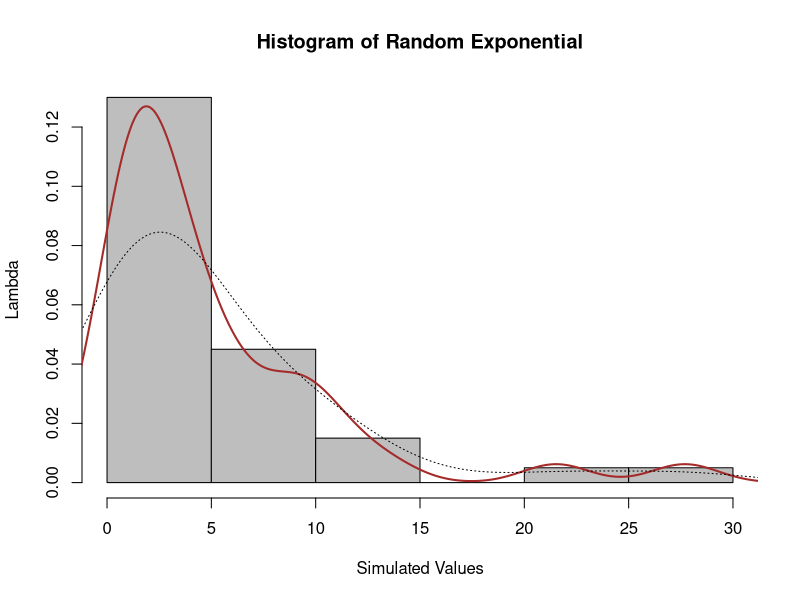
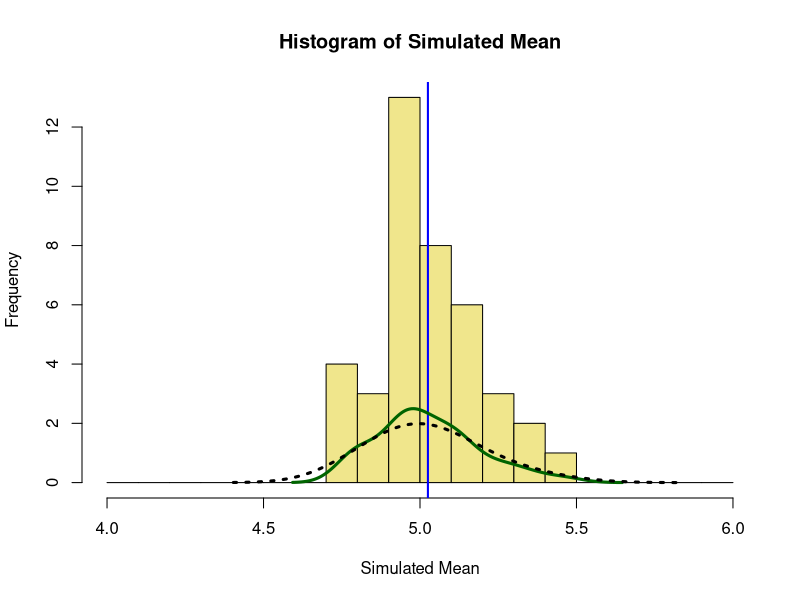

Write R code to recreate these figures, in order.
## ---- chunk 1
knitr::opts_chunk$set(echo = TRUE)
## ---- chunk 2
n <- 40
lambda <- .2
samplesize <- 1000

mean_by_theory <- 1/lambda  # Mean value derived
variance_by_theory <- mean_by_theory ^2 / samplesize  # Variance derivied
ci_by_theory<-mean_by_theory +c(-1,1)*qnorm(.975)*sqrt(variance_by_theory)/sqrt(samplesize)

## ---- chunk 3

set.seed(4)
simulation_df <- matrix(rexp(n * samplesize, lambda), n, samplesize)
simulation_df <- as.data.frame(simulation_df)

sim_mean <- rowMeans(simulation_df)
simulation_df$sim_mean <-  rowMeans(simulation_df)

mean_by_Simulation <- mean(sim_mean)  # Mean for Simulated Average
variance_by_simulation <- var(sim_mean)  # Variance for Simulated data
ci_by_simulation <-mean(sim_mean)+c(-1,1)*qnorm(.975)*sqrt(var(sim_mean))/sqrt(samplesize)

## ---- chunk 4

hist(simulation_df[,1], col="grey", freq=FALSE,
	xlab = "Simulated Values", ylab="Lambda", main ="Histogram of Random Exponential")
lines(density(simulation_df[,1]), col="brown", lwd=2)
lines(density(simulation_df[,1], adjust=2), lty="dotted")

hist(simulation_df$sim_mean, breaks = seq(4,6, by = .1), col = "khaki",
	xlab = "Simulated Mean", main ="Histogram of Simulated Mean")
abline(v=mean(simulation_df$sim_mean), col="blue", lwd=2)
lines(density(simulation_df$sim_mean), col ="darkgreen", lwd=3 )
lines(density(simulation_df$sim_mean, adjust=2), lty="dotted", lwd=3)


